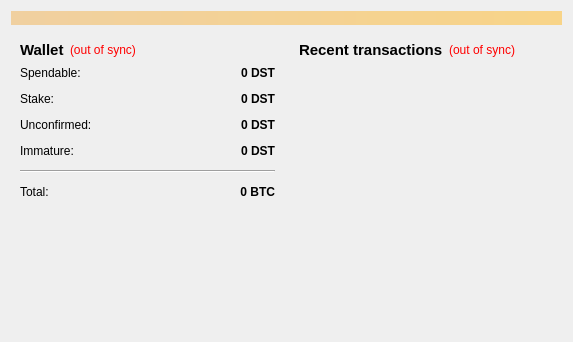
<?xml version="1.0" encoding="UTF-8"?>
<ui version="4.0">
 <class>OverviewPage</class>
 <widget class="QWidget" name="OverviewPage">
  <property name="geometry">
   <rect>
    <x>0</x>
    <y>0</y>
    <width>573</width>
    <height>342</height>
   </rect>
  </property>
  <property name="windowTitle">
   <string>Form</string>
  </property>
  <layout class="QVBoxLayout" name="topLayout">
   <item>
    <widget class="QLabel" name="labelAlerts">
     <property name="visible">
      <bool>false</bool>
     </property>
     <property name="styleSheet">
      <string notr="true">background-color: qlineargradient(x1: 0, y1: 0, x2: 1, y2: 0, stop:0 #F0D0A0, stop:1 #F8D488);  color:#000000
</string>
     </property>
     <property name="wordWrap">
      <bool>true</bool>
     </property>
     <property name="margin">
      <number>3</number>
     </property>
    </widget>
   </item>
   <item>
    <layout class="QHBoxLayout" name="horizontalLayout" stretch="1,1">
     <item>
      <layout class="QVBoxLayout" name="verticalLayout_2">
       <item>
        <widget class="QWidget" name="widget" native="true">
         <layout class="QVBoxLayout" name="verticalLayout_4">
          <item>
           <layout class="QHBoxLayout" name="horizontalLayout_4">
            <item>
             <widget class="QLabel" name="label_5">
              <property name="font">
               <font>
                <pointsize>11</pointsize>
                <weight>75</weight>
                <bold>true</bold>
               </font>
              </property>
              <property name="text">
               <string>Wallet</string>
              </property>
             </widget>
            </item>
            <item>
             <widget class="QLabel" name="labelWalletStatus">
              <property name="toolTip">
               <string>The displayed information may be out of date. Your wallet automatically synchronizes with the DSTRA network after a connection is established, but this process has not completed yet.</string>
              </property>
              <property name="styleSheet">
               <string notr="true">QLabel { color: red; }</string>
              </property>
              <property name="text">
               <string notr="true">(out of sync)</string>
              </property>
              <property name="alignment">
               <set>Qt::AlignLeading|Qt::AlignLeft|Qt::AlignVCenter</set>
              </property>
             </widget>
            </item>
            <item>
             <spacer name="horizontalSpacer_2">
              <property name="orientation">
               <enum>Qt::Horizontal</enum>
              </property>
              <property name="sizeHint" stdset="0">
               <size>
                <width>40</width>
                <height>20</height>
               </size>
              </property>
             </spacer>
            </item>
           </layout>
          </item>
          <item>
           <layout class="QFormLayout" name="formLayout_2">
            <property name="fieldGrowthPolicy">
             <enum>QFormLayout::AllNonFixedFieldsGrow</enum>
            </property>
            <property name="horizontalSpacing">
             <number>12</number>
            </property>
            <property name="verticalSpacing">
             <number>12</number>
            </property>
            <item row="0" column="0">
             <widget class="QLabel" name="label">
              <property name="text">
               <string>Spendable:</string>
              </property>
             </widget>
            </item>
            <item row="0" column="1">
             <widget class="QLabel" name="labelBalance">
              <property name="font">
               <font>
                <weight>75</weight>
                <bold>true</bold>
               </font>
              </property>
              <property name="cursor">
               <cursorShape>IBeamCursor</cursorShape>
              </property>
              <property name="toolTip">
               <string>Your current spendable balance</string>
              </property>
              <property name="text">
               <string notr="true">0 DST</string>
              </property>
              <property name="alignment">
               <set>Qt::AlignRight|Qt::AlignTrailing|Qt::AlignVCenter</set>
              </property>
              <property name="textInteractionFlags">
               <set>Qt::LinksAccessibleByMouse|Qt::TextSelectableByKeyboard|Qt::TextSelectableByMouse</set>
              </property>
             </widget>
            </item>
            <item row="1" column="0">
             <widget class="QLabel" name="label_6">
              <property name="text">
               <string>Stake:</string>
              </property>
             </widget>
            </item>
            <item row="1" column="1">
             <widget class="QLabel" name="labelStake">
              <property name="font">
               <font>
                <weight>75</weight>
                <bold>true</bold>
               </font>
              </property>
              <property name="cursor">
               <cursorShape>IBeamCursor</cursorShape>
              </property>
              <property name="toolTip">
               <string>Total of coins that was staked, and do not yet count toward the current balance</string>
              </property>
              <property name="text">
               <string notr="true">0 DST</string>
              </property>
              <property name="alignment">
               <set>Qt::AlignRight|Qt::AlignTrailing|Qt::AlignVCenter</set>
              </property>
              <property name="textInteractionFlags">
               <set>Qt::LinksAccessibleByMouse|Qt::TextSelectableByKeyboard|Qt::TextSelectableByMouse</set>
              </property>
             </widget>
            </item>
            <item row="2" column="0">
             <widget class="QLabel" name="label_3">
              <property name="text">
               <string>Unconfirmed:</string>
              </property>
             </widget>
            </item>
            <item row="2" column="1">
             <widget class="QLabel" name="labelUnconfirmed">
              <property name="font">
               <font>
                <weight>75</weight>
                <bold>true</bold>
               </font>
              </property>
              <property name="cursor">
               <cursorShape>IBeamCursor</cursorShape>
              </property>
              <property name="toolTip">
               <string>Total of transactions that have yet to be confirmed, and do not yet count toward the current balance</string>
              </property>
              <property name="text">
               <string notr="true">0 DST</string>
              </property>
              <property name="alignment">
               <set>Qt::AlignRight|Qt::AlignTrailing|Qt::AlignVCenter</set>
              </property>
              <property name="textInteractionFlags">
               <set>Qt::LinksAccessibleByMouse|Qt::TextSelectableByKeyboard|Qt::TextSelectableByMouse</set>
              </property>
             </widget>
            </item>
            <item row="3" column="0">
             <widget class="QLabel" name="labelImmatureText">
              <property name="text">
               <string>Immature:</string>
              </property>
             </widget>
            </item>
            <item row="3" column="1">
             <widget class="QLabel" name="labelImmature">
              <property name="font">
               <font>
                <weight>75</weight>
                <bold>true</bold>
               </font>
              </property>
              <property name="toolTip">
               <string>Mined balance that has not yet matured</string>
              </property>
              <property name="text">
               <string notr="true">0 DST</string>
              </property>
              <property name="alignment">
               <set>Qt::AlignRight|Qt::AlignTrailing|Qt::AlignVCenter</set>
              </property>
              <property name="textInteractionFlags">
               <set>Qt::LinksAccessibleByMouse|Qt::TextSelectableByKeyboard|Qt::TextSelectableByMouse</set>
              </property>
             </widget>
            </item>
            <item row="4" column="0" colspan="2">
             <widget class="Line" name="line">
              <property name="orientation">
               <enum>Qt::Horizontal</enum>
              </property>
             </widget>
            </item>
            <item row="5" column="0">
             <widget class="QLabel" name="labelTotalText">
              <property name="text">
               <string>Total:</string>
              </property>
             </widget>
            </item>
            <item row="5" column="1">
             <widget class="QLabel" name="labelTotal">
              <property name="font">
               <font>
                <weight>75</weight>
                <bold>true</bold>
               </font>
              </property>
              <property name="cursor">
               <cursorShape>IBeamCursor</cursorShape>
              </property>
              <property name="toolTip">
               <string>Your current total balance</string>
              </property>
              <property name="text">
               <string notr="true">0 BTC</string>
              </property>
              <property name="alignment">
               <set>Qt::AlignRight|Qt::AlignTrailing|Qt::AlignVCenter</set>
              </property>
              <property name="textInteractionFlags">
               <set>Qt::LinksAccessibleByMouse|Qt::TextSelectableByKeyboard|Qt::TextSelectableByMouse</set>
              </property>
             </widget>
            </item>
           </layout>
          </item>
         </layout>
        </widget>
       </item>
       <item>
        <spacer name="verticalSpacer">
         <property name="orientation">
          <enum>Qt::Vertical</enum>
         </property>
         <property name="sizeHint" stdset="0">
          <size>
           <width>20</width>
           <height>40</height>
          </size>
         </property>
        </spacer>
       </item>
      </layout>
     </item>
     <item>
      <layout class="QVBoxLayout" name="verticalLayout_3">
       <item>
        <widget class="QWidget" name="widget_2" native="true">
         <layout class="QVBoxLayout" name="verticalLayout">
          <item>
           <layout class="QHBoxLayout" name="horizontalLayout_2">
            <item>
             <widget class="QLabel" name="label_4">
              <property name="font">
               <font>
                <pointsize>11</pointsize>
                <weight>75</weight>
                <bold>true</bold>
               </font>
              </property>
              <property name="text">
               <string>&lt;b&gt;Recent transactions&lt;/b&gt;</string>
              </property>
             </widget>
            </item>
            <item>
             <widget class="QLabel" name="labelTransactionsStatus">
              <property name="toolTip">
               <string>The displayed information may be out of date. Your wallet automatically synchronizes with the DSTRA network after a connection is established, but this process has not completed yet.</string>
              </property>
              <property name="styleSheet">
               <string notr="true">QLabel { color: red; }</string>
              </property>
              <property name="text">
               <string notr="true">(out of sync)</string>
              </property>
              <property name="alignment">
               <set>Qt::AlignRight|Qt::AlignTrailing|Qt::AlignVCenter</set>
              </property>
             </widget>
            </item>
            <item>
             <spacer name="horizontalSpacer">
              <property name="orientation">
               <enum>Qt::Horizontal</enum>
              </property>
              <property name="sizeHint" stdset="0">
               <size>
                <width>40</width>
                <height>20</height>
               </size>
              </property>
             </spacer>
            </item>
           </layout>
          </item>
          <item>
           <widget class="QListView" name="listTransactions">
            <property name="styleSheet">
             <string notr="true">QListView { background: transparent; }</string>
            </property>
            <property name="frameShape">
             <enum>QFrame::NoFrame</enum>
            </property>
            <property name="verticalScrollBarPolicy">
             <enum>Qt::ScrollBarAlwaysOff</enum>
            </property>
            <property name="horizontalScrollBarPolicy">
             <enum>Qt::ScrollBarAlwaysOff</enum>
            </property>
            <property name="selectionMode">
             <enum>QAbstractItemView::NoSelection</enum>
            </property>
           </widget>
          </item>
         </layout>
        </widget>
       </item>
      </layout>
     </item>
    </layout>
   </item>
  </layout>
 </widget>
 <resources/>
 <connections/>
</ui>
